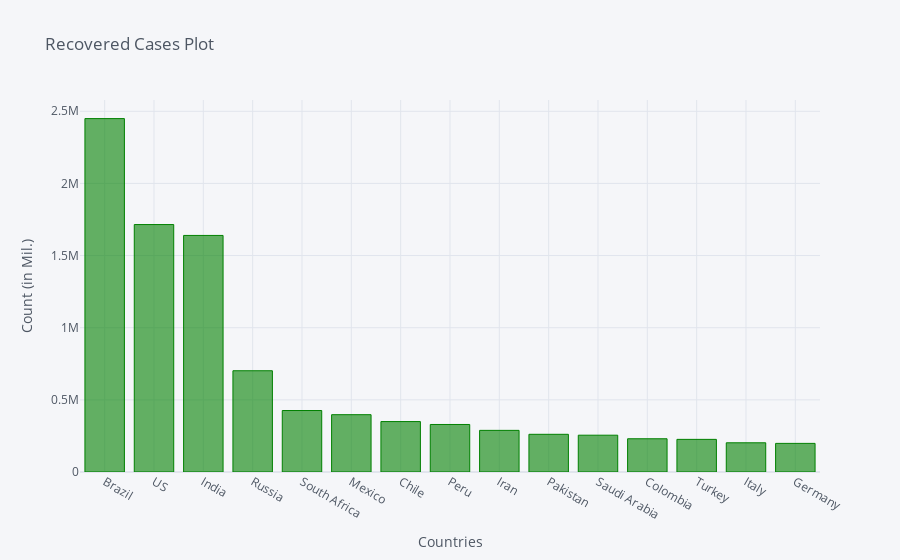

This figure's notebook cell:
### Code cell
recovered_df2_plot.iplot(kind='bar', x='Country/Region', y='8/11/20',color='green',
                         title='Recovered Cases Plot',xTitle='Countries',yTitle='Count (in Mil.)')

### Figure 1 — Plotly figure (JSON) as saved in the notebook; plotly's stock layout.template omitted (floating-point values rounded to 4 significant figures)
{"data": [{"marker": {"color": "rgba(0, 128, 0, 0.6)", "line": {"color": "rgba(0, 128, 0, 1.0)", "width": 1}}, "name": "8/11/20", "orientation": "v", "text": "", "type": "bar", "x": ["Brazil", "US", "India", "Russia", "South Africa", "Mexico", "Chile", "Peru", "Iran", "Pakistan", "Saudi Arabia", "Colombia", "Turkey", "Italy", "Germany"], "y": [2449338, 1714960, 1639599, 701796, 426125, 397278, 349541, 329404, 288620, 261246, 255118, 230427, 226155, 202461, 198347]}], "layout": {"legend": {"bgcolor": "#F5F6F9", "font": {"color": "#4D5663"}}, "paper_bgcolor": "#F5F6F9", "plot_bgcolor": "#F5F6F9", "title": {"font": {"color": "#4D5663"}, "text": "Recovered Cases Plot"}, "xaxis": {"gridcolor": "#E1E5ED", "showgrid": true, "tickfont": {"color": "#4D5663"}, "title": {"font": {"color": "#4D5663"}, "text": "Countries"}, "zerolinecolor": "#E1E5ED"}, "yaxis": {"gridcolor": "#E1E5ED", "showgrid": true, "tickfont": {"color": "#4D5663"}, "title": {"font": {"color": "#4D5663"}, "text": "Count (in Mil.)"}, "zerolinecolor": "#E1E5ED"}}}
